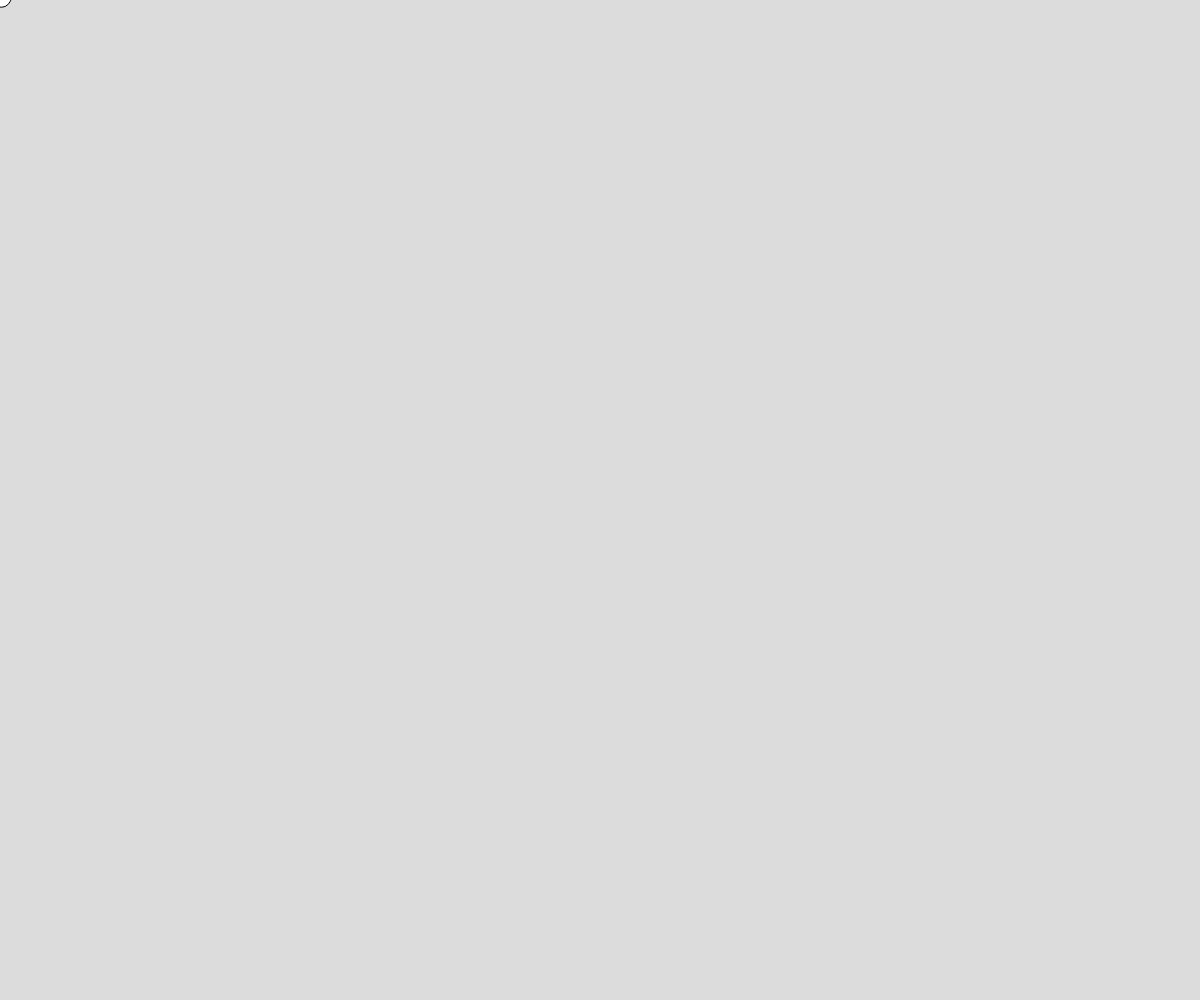
Frame 1 (no input)
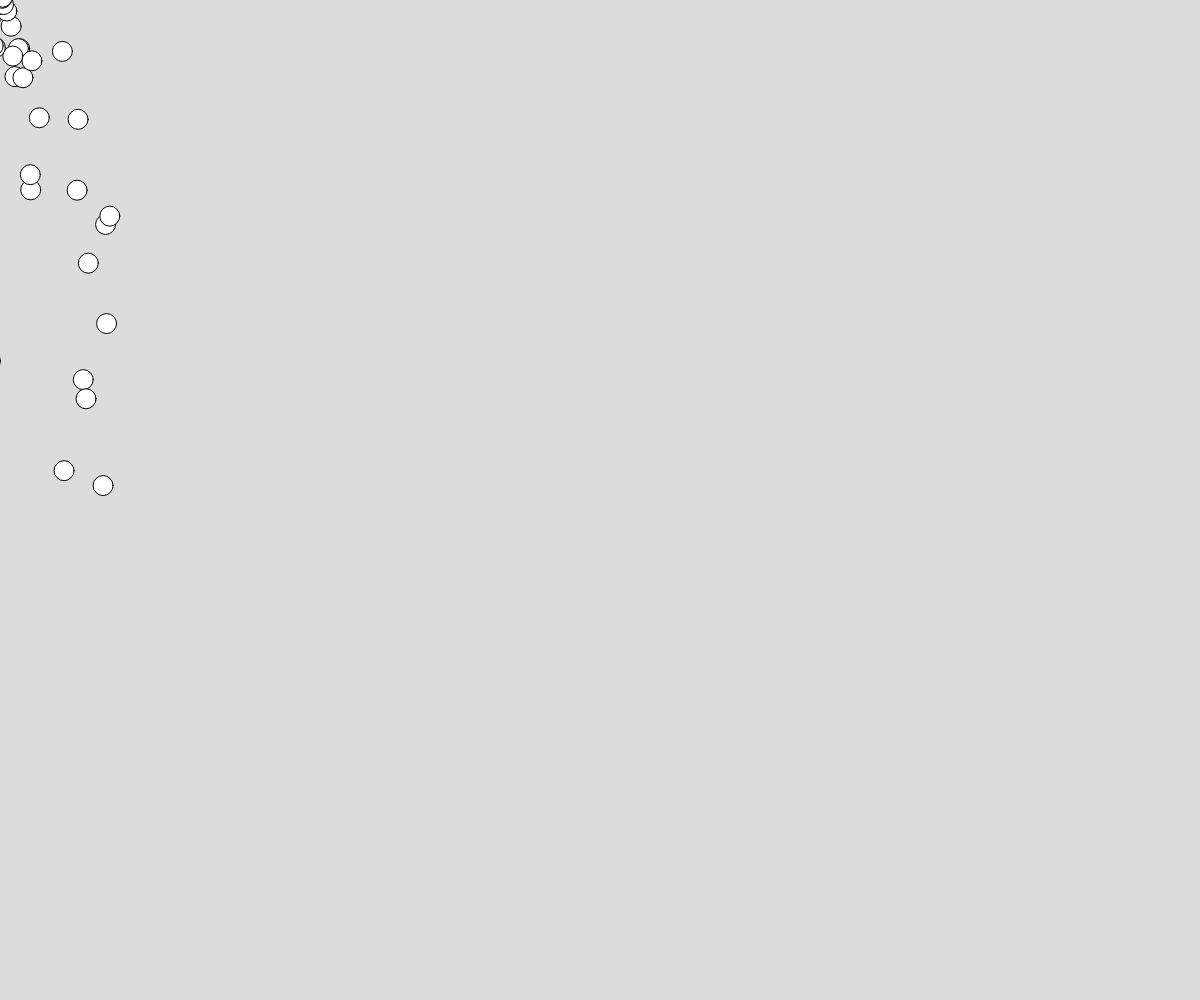
Frame 60 (no input)
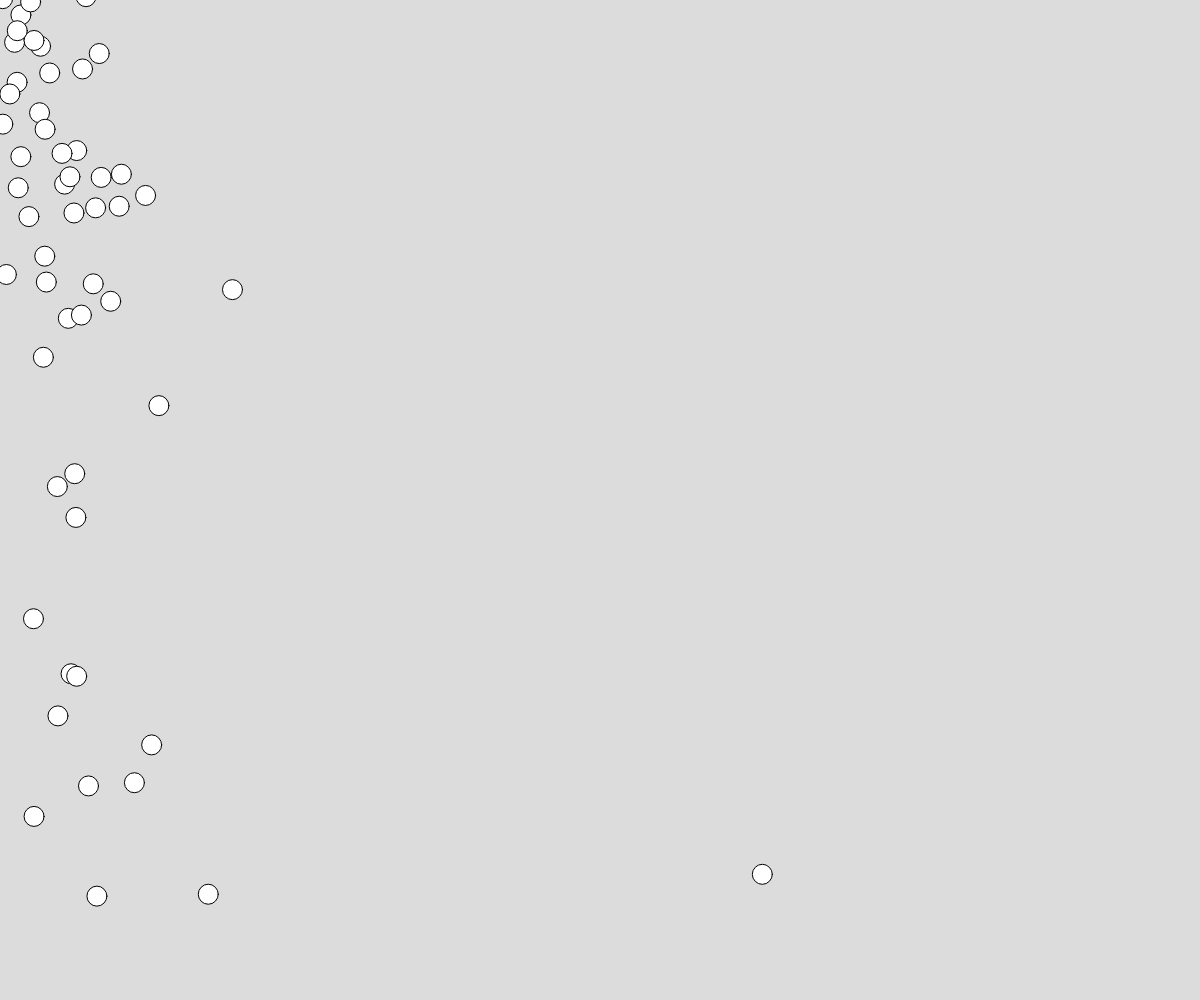
Frame 120 (the mouse pressed at the canvas centre since frame 60)

The p5.js sketch that drew these frames (run headless with seeded random() and noise() and a simulated clock; from frame 60 on, the mouse is pressed at the canvas centre):

// p5.js sketch
// ── sketch.js
// Project Title
// Your Name
// Date
//
// Extra for Experts:
// - describe what you did to take this project "above and beyond"
let movers = [];

function setup() {
  createCanvas(windowWidth, windowHeight);
}

function mousePressed(){
  movers.push(new Mover(mouseX,mouseY));
}


function draw() {
  background(220);
  movers.push(new Mover)
  for(let m of movers){
    m.move();  m.display();
  }
}

class Mover{
  constructor(x,y){
    this.position = createVector(x,y);  this.s = 20;
    this.velocity = createVector(random(-3,3), random(-5,5));
    this.gravity = createVector(0,0.2);

  }
  move(){
    this.velocity.add(this.gravity);
    this.position.add(this.velocity);
  }

  display(){
    push();
    translate(this.position.x, this.position.y);
    circle(0,0, this.s);
    pop();
  }
}
